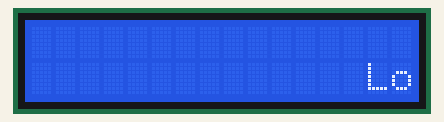
Bench run of a sketch on a simulated Arduino Uno, built with avr-gcc and run on an emulated ATmega328P. Shown: 16×2 character LCD. Wiring (inferred from the names in the program): character LCD (HD44780): RS pin 8; E pin 9; data pin 4, pin 5, pin 6, pin 7.

Above: at 0.9 s.
At 5.2 s:
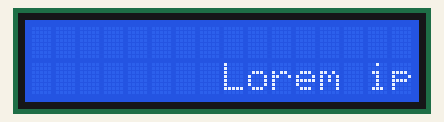
At 10.1 s:
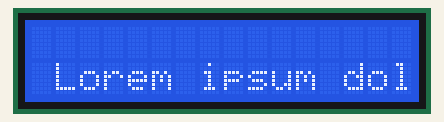
At 19.9 s:
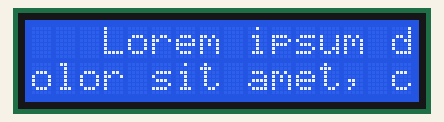
At 29.1 s:
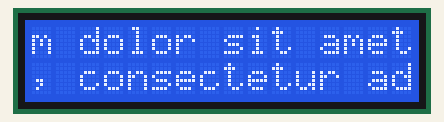
At 39.0 s:
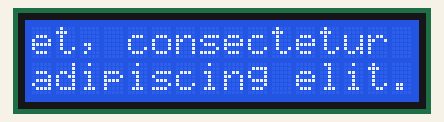

The sketch:

display_text.ino
```cpp
byte cursorFlag = 0;
byte incomingByte = 0;
byte cursorPosition = 0;
byte position_check = 0;

byte resistorSelect = 8; //rs select
byte enable = 9; //enable
byte d4 = 4; //d4
byte d5 = 5; //d5
byte d6 = 6; //d6
byte d7 = 7; //d7

byte pinArray[] = { resistorSelect, d7, d6, d5, d4 };

const long initialTextPosition = -30;
long textPosition = initialTextPosition;

const char signMessage2[] PROGMEM = { "Lorem ipsum dolor sit amet, consectetur adipiscing elit. Vivamus sit amet shes bez deset felis id krokos." };

void setup()
{
	pinMode(resistorSelect, OUTPUT); // resistorSelect
	pinMode(enable, OUTPUT); // enable
	pinMode(d4, OUTPUT); // d4
	pinMode(d5, OUTPUT); // d5
	pinMode(d6, OUTPUT); //d6
	pinMode(d7, OUTPUT); //d7

	digitalWrite(resistorSelect, LOW);
	delay(100);  //initial wait for power-up

	incomingByte = B00110000; // initial reset (dali e neobhodim?)
	WriteHighBits();
	delay(1);

	WriteHighBits();
	delay(1);

	WriteHighBits();
	delay(1);
	//set to 4 bit operation, only the lower 4 bits matter, nibble command
	incomingByte = B00000010;      //set to 4 bit operation
	WriteLowBits();              //set to 4 bit operation
	delay(1);

	incomingByte = B00101000; // (bit 5) function set Sets the data width (DL) d4 =0 (bit 4) , number of lines (bit 3, d3) 1 line = 1 , and 5x7 font (bit 2)
	WriteBits();
	delay(1);

	incomingByte = B00001100; // command (bit 3),  Display ON/OFF (bit 2), Cursor ON/OFF (bit 1), Cursor Blinking (bit 0);
	WriteBits();
	delay(1);

	incomingByte = B00000110;  //Sets cursor move direction (bit 1), specifies to shift the display (bit 0). These operations are performed during data read/write
	WriteBits();
	delay(1);
	ClearScreen();
	delay(40);
}

void loop()
{
	PrintAStringToLCD();
}

void PrintAStringToLCD()
{
	byte displayChars[32];

	for (byte i = 0; i < sizeof(displayChars); i++)
	{
		if (textPosition < sizeof(signMessage2) - 1 && textPosition >= 0)
		{
			char myChar = pgm_read_byte_near(signMessage2 + textPosition);
			displayChars[i] = myChar;
		}
		else
		{
			displayChars[i] = ' ';
		}

		textPosition++;
	}


	textPosition -= sizeof(displayChars);
	textPosition++;

	if (textPosition > sizeof(signMessage2))
	{
		textPosition = initialTextPosition;
	}

	delay(700);

	for (int i = 0; i < sizeof(displayChars); i++)
	{
		DisplayAChar(displayChars[i]);
		ManageCursor(-1000);
	}
}

// Clears screen if reached the end of second line, otherwise moves the cursor to the lower row
// accepts how many miliseconds to wait before clearing the screen, if set to negative value, does not clear the screen
void ManageCursor(int waitMilis)
{
	if ((cursorPosition > 15) && (cursorPosition < 33) && (cursorFlag == 0))  //end of the line, set cursor to next line
	{
		digitalWrite(resistorSelect, LOW);
		incomingByte = B11000000;
		cursorPosition++;
		cursorFlag = 1;
		WriteBits();
	}

	if ((cursorPosition >= 33) && (cursorFlag == 1))    // end of second line, set cursor to beginning
	{
		digitalWrite(resistorSelect, LOW);
		incomingByte = B10000000;
		WriteBits();
		cursorPosition = 0;
		cursorFlag = 0;

		delay(0);

		if (waitMilis > 0)
		{
			ClearScreen();
		}
	}
}

void ShiftDisplayLeft()
{
	incomingByte = B00011000;
	digitalWrite(resistorSelect, LOW);
	WriteBits();
}

void ShiftDisplayRight()
{
	incomingByte = B00011100;
	digitalWrite(resistorSelect, LOW);
	WriteBits();
}

void DisplayAChar(char character)     //displays a character on the LCD
{
	digitalWrite(resistorSelect, HIGH);
	delayMicroseconds(4);
	incomingByte = character;
	WriteBits();
	cursorPosition++;
	delayMicroseconds(4);
}

void ClearScreen()
{
	digitalWrite(resistorSelect, LOW);
	incomingByte = B00000001;
	WriteBits();
	delay(40);
}

void WriteBits()
{
	WriteHighBits();
	WriteLowBits();
}

void WriteLowBits()
{
	byte array_loop = 0;
	for (int bit_loop = 3; bit_loop > -1; bit_loop--) //loop for reading the lower 4 bits
	{
		digitalWrite(pinArray[array_loop + 1], bitRead(incomingByte, bit_loop));      //output the read 4 bits to pins d7 to d4
		array_loop++;
	}

	PulseEnablePin();
}

void PulseEnablePin()
{
	digitalWrite(enable, LOW);
	delayMicroseconds(4);
	digitalWrite(enable, HIGH);
	delayMicroseconds(4);
	digitalWrite(enable, LOW);
	delayMicroseconds(4);
}

void WriteHighBits()
{
	byte array_loop = 0;
	for (int bit_loop = 7; bit_loop > 3; bit_loop--)  //loop for reading the higher 4 bits
	{
		digitalWrite(pinArray[array_loop + 1], bitRead(incomingByte, bit_loop));      //output the read 4 bits to pins d7 to d4
		array_loop++;
	}

	PulseEnablePin();
}
```

Measured:
- what the display in image 0 shows lasts 0.7 s, from 0.9 s to 1.6 s
